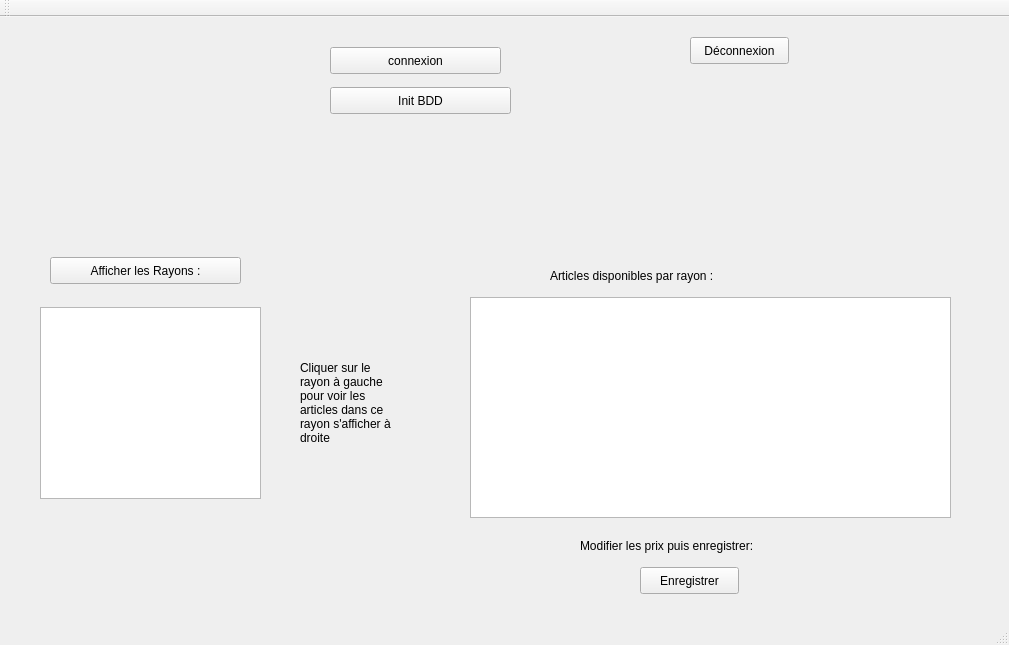
<?xml version="1.0" encoding="UTF-8"?>
<ui version="4.0">
 <class>MainWindow</class>
 <widget class="QMainWindow" name="MainWindow">
  <property name="geometry">
   <rect>
    <x>0</x>
    <y>0</y>
    <width>1009</width>
    <height>645</height>
   </rect>
  </property>
  <property name="windowTitle">
   <string>MainWindow</string>
  </property>
  <widget class="QWidget" name="centralWidget">
   <widget class="QPushButton" name="pushButtonConnexion">
    <property name="geometry">
     <rect>
      <x>330</x>
      <y>30</y>
      <width>171</width>
      <height>27</height>
     </rect>
    </property>
    <property name="text">
     <string>connexion</string>
    </property>
   </widget>
   <widget class="QPushButton" name="pushButtonAfficherRayon">
    <property name="geometry">
     <rect>
      <x>50</x>
      <y>240</y>
      <width>191</width>
      <height>27</height>
     </rect>
    </property>
    <property name="text">
     <string>Afficher les Rayons :</string>
    </property>
   </widget>
   <widget class="QPushButton" name="pushButtonInsertBDD">
    <property name="geometry">
     <rect>
      <x>330</x>
      <y>70</y>
      <width>181</width>
      <height>27</height>
     </rect>
    </property>
    <property name="text">
     <string>Init BDD</string>
    </property>
   </widget>
   <widget class="QTableView" name="tableViewRayon">
    <property name="geometry">
     <rect>
      <x>40</x>
      <y>290</y>
      <width>221</width>
      <height>192</height>
     </rect>
    </property>
   </widget>
   <widget class="QTableView" name="tableViewArticle">
    <property name="geometry">
     <rect>
      <x>470</x>
      <y>280</y>
      <width>481</width>
      <height>221</height>
     </rect>
    </property>
   </widget>
   <widget class="QLabel" name="labelArticles">
    <property name="geometry">
     <rect>
      <x>550</x>
      <y>250</y>
      <width>211</width>
      <height>17</height>
     </rect>
    </property>
    <property name="text">
     <string>Articles disponibles par rayon :</string>
    </property>
   </widget>
   <widget class="QLabel" name="labelInfoClic">
    <property name="geometry">
     <rect>
      <x>300</x>
      <y>290</y>
      <width>101</width>
      <height>191</height>
     </rect>
    </property>
    <property name="text">
     <string>Cliquer sur le rayon à gauche pour voir les articles dans ce rayon s'afficher à droite</string>
    </property>
    <property name="wordWrap">
     <bool>true</bool>
    </property>
   </widget>
   <widget class="QPushButton" name="pushButtonEnregistrer">
    <property name="geometry">
     <rect>
      <x>640</x>
      <y>550</y>
      <width>99</width>
      <height>27</height>
     </rect>
    </property>
    <property name="text">
     <string>Enregistrer</string>
    </property>
   </widget>
   <widget class="QLabel" name="label">
    <property name="geometry">
     <rect>
      <x>580</x>
      <y>520</y>
      <width>231</width>
      <height>17</height>
     </rect>
    </property>
    <property name="text">
     <string>Modifier les prix puis enregistrer:</string>
    </property>
   </widget>
   <widget class="QPushButton" name="pushButtonDeconnexion">
    <property name="geometry">
     <rect>
      <x>690</x>
      <y>20</y>
      <width>99</width>
      <height>27</height>
     </rect>
    </property>
    <property name="text">
     <string>Déconnexion</string>
    </property>
   </widget>
   <widget class="QLabel" name="labelLogo">
    <property name="geometry">
     <rect>
      <x>60</x>
      <y>40</y>
      <width>191</width>
      <height>131</height>
     </rect>
    </property>
    <property name="text">
     <string/>
    </property>
    <property name="pixmap">
     <pixmap>logoleclerc.jpg</pixmap>
    </property>
    <property name="scaledContents">
     <bool>true</bool>
    </property>
   </widget>
  </widget>
  <widget class="QMenuBar" name="menuBar">
   <property name="geometry">
    <rect>
     <x>0</x>
     <y>0</y>
     <width>1009</width>
     <height>25</height>
    </rect>
   </property>
  </widget>
  <widget class="QToolBar" name="mainToolBar">
   <attribute name="toolBarArea">
    <enum>TopToolBarArea</enum>
   </attribute>
   <attribute name="toolBarBreak">
    <bool>false</bool>
   </attribute>
  </widget>
  <widget class="QStatusBar" name="statusBar"/>
 </widget>
 <layoutdefault spacing="6" margin="11"/>
 <resources/>
 <connections/>
</ui>
